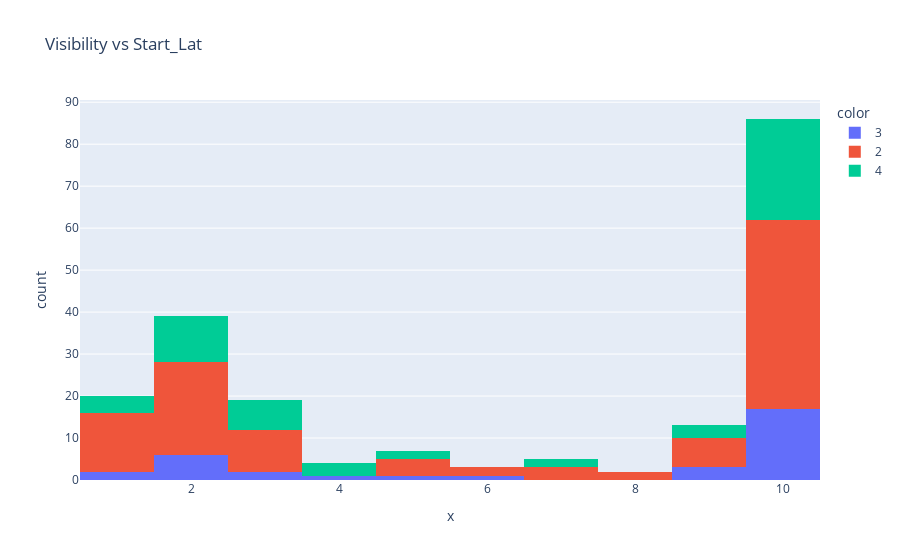

Notebook code for this chart:
### Code cell
#Visibilty
visibility = df['Visibility(mi)']
start = df['Start_Lat']
fig = px.histogram(df,
                x=visibility[:200],
                #y=start[:10000],
                color=severity[:200],
                title='Visibility vs Start_Lat')
fig.show()

### Figure 1 — Plotly figure (JSON) as saved in the notebook; plotly's stock layout.template omitted (floating-point values rounded to 4 significant figures)
{"data": [{"alignmentgroup": "True", "bingroup": "x", "hovertemplate": "color=3<br>x=%{x}<br>count=%{y}<extra></extra>", "legendgroup": "3", "marker": {"color": "#636efa", "pattern": {"shape": ""}}, "name": "3", "offsetgroup": "3", "orientation": "v", "showlegend": true, "type": "histogram", "x": [10, 10, 10, 10, 6, 1, 3, 1.5, 2, 3, 1, 10, 1.5, 10, 2, 1.5, 9, 9, 10, 10, 10, 10, 10, 10, 9, 10, 10, 10, 10, null, null, 2, 10, 5, 4], "xaxis": "x", "yaxis": "y"}, {"alignmentgroup": "True", "bingroup": "x", "hovertemplate": "color=2<br>x=%{x}<br>count=%{y}<extra></extra>", "legendgroup": "2", "marker": {"color": "#EF553B", "pattern": {"shape": ""}}, "name": "2", "offsetgroup": "2", "orientation": "v", "showlegend": true, "type": "histogram", "x": [10, 10, 10, 10, 3, 0.5, 10, 0.5, 3, 10, 1.8, 1, 6, 8, 1, 2, 1.5, 2, 1.5, 1.2, 5, 1.2, 2.5, 1.5, 1, 1, 2.5, 2, 8, 1, 3, 2, 2, 1, 10, 10, 1, 1.5, 0.8, 1.5, 6, 10, 2, 5, 10, 7, 9, 3, 1.8, 10, 10, 10, 10, 2, 10, 10, 10, 10, 10, 9, 10, 9, 10, 10, 10, 2, 10, 2, 2, 10, 10, 10, 10, 10, 9, 10, 9, 10, 10, 2.5, 9, 10, 10, 10, 10, 10, 10, 10, 9, 10, 10, 10, 2.5, 10, 10, 5, 3, 2, 2.5, 2, 1.2, 7, 5, 10, 2, 7, 0.8, 1.8, 2], "xaxis": "x", "yaxis": "y"}, {"alignmentgroup": "True", "bingroup": "x", "hovertemplate": "color=4<br>x=%{x}<br>count=%{y}<extra></extra>", "legendgroup": "4", "marker": {"color": "#00cc96", "pattern": {"shape": ""}}, "name": "4", "offsetgroup": "4", "orientation": "v", "showlegend": true, "type": "histogram", "x": [10, 1.5, 2, 2, 2, 3, 3, 4, 2.5, 1.5, 3, 3, 3, 9, 9, 10, 10, 10, 10, 10, 9, 10, 10, 10, 10, 10, 10, 10, 10, 10, 10, 10, 0.8, 1, 0.8, 10, 10, 10, 10, 10, 1.8, 2, 2, 2, 5, 5, 10, 10, 1.5, 3, 7, 7, 2, 4, 4, 0.8], "xaxis": "x", "yaxis": "y"}], "layout": {"barmode": "relative", "legend": {"title": {"text": "color"}, "tracegroupgap": 0}, "title": {"text": "Visibility vs Start_Lat"}, "xaxis": {"anchor": "y", "domain": [0, 1], "title": {"text": "x"}}, "yaxis": {"anchor": "x", "domain": [0, 1], "title": {"text": "count"}}}}
